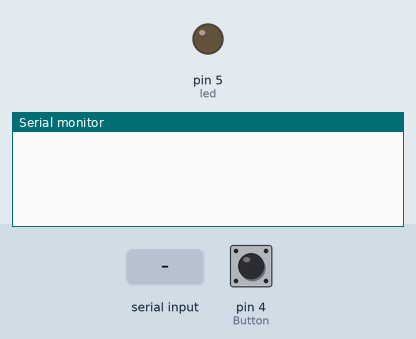
The sketch below on a simulated Arduino Uno, built with avr-gcc and run on an emulated ATmega328P. Parts: output pins drawn as LEDs (lit = HIGH), the last lines printed to the serial monitor. Inputs (shaded band) come from the test bench; at power-on: pin 4 (Button) HIGH.

Above: at 1.2 s.
1.3 s: "b" received over the second serial link
At 2.5 s:
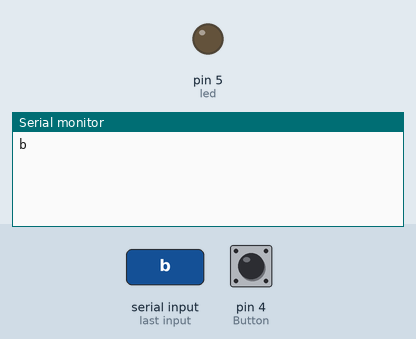
2.8 s: "1" received over the second serial link
At 3.7 s:
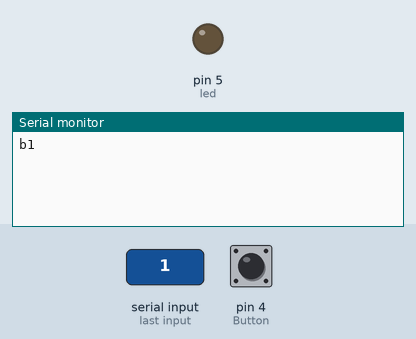

The sketch:

Master.ino
```cpp
#include<SoftwareSerial.h>
  SoftwareSerial BTSerial(3,2);
  int Button =4;
  int led=5;
void setup() {
  Serial.begin(9600);
  BTSerial.begin(9600);
  pinMode(Button,INPUT_PULLUP);
  pinMode(led,OUTPUT);

}

void loop() {
 int button= digitalRead(Button);
 if(button== LOW)
 {
  BTSerial.println("a");
 }
 if(BTSerial.available()>0)
 {
       Serial.write(BTSerial.read());
 }
 if(BTSerial.read()=='b')
 {
  digitalWrite(led,HIGH);

 }
 else
 {
  digitalWrite(led,LOW);
 }
}
```

Measured:
- after the input at 1.3 s, the serial monitor: prints a new line at once (image 1)
- after the input at 2.8 s, the serial monitor: prints a new line at once (image 2)
